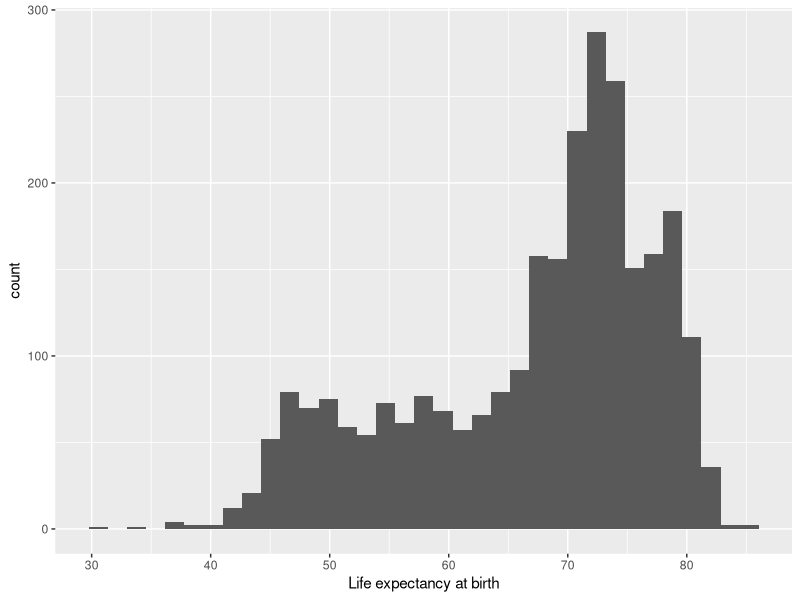
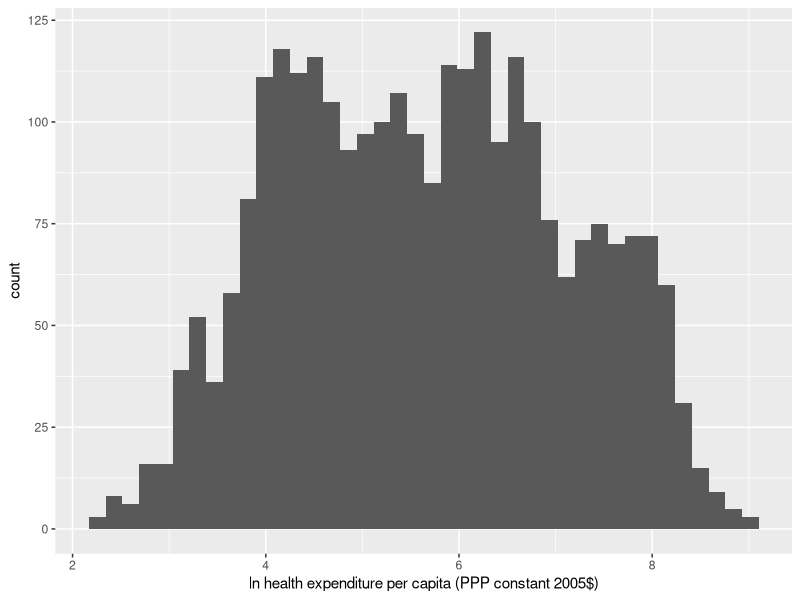
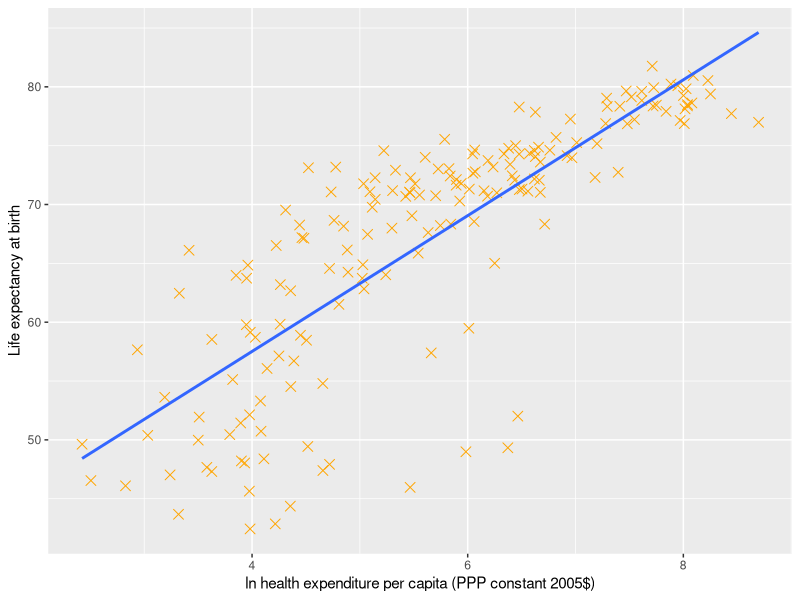
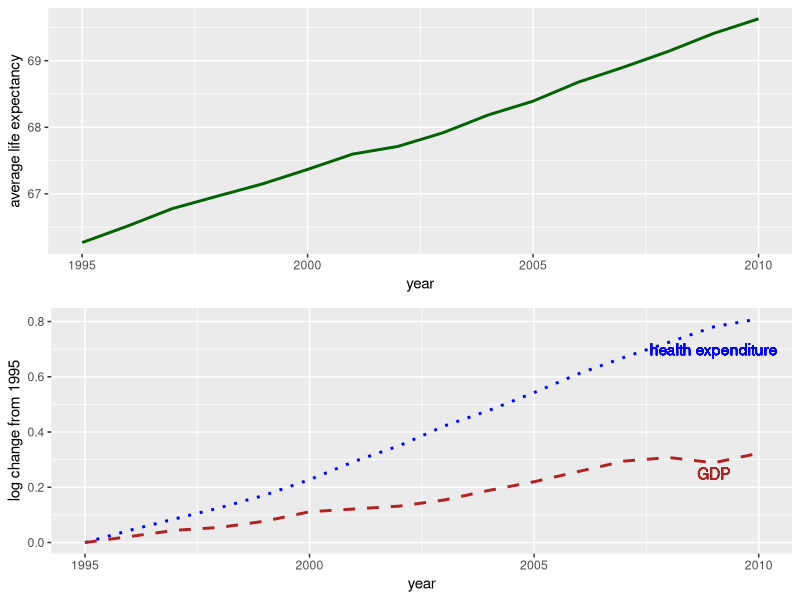

Write the R code that produced these figures, in order. (Note: this script raises an error after producing the figures.)
################################################################################
# HEALTH EXPENDITURES AND LIFE EXPECTANCY
################################################################################

library(ggplot2)
library(gridExtra)  # to combine graphs
library(plm)  # for panels
library(data.table)
library(lmtest)
library(sandwich)

#setwd("/home/zsuzsa/Documents/DA5")


# Load data --------------------------------------------------------------------

health <- fread('22_WB_data_on_health.csv')

original_names <- names(health)
names(health) <- c(
    'year', 'year_code', 'country_name', 'country_code', 
    'hexppc', 'gdppc', 'gdp_growth', 
    'lifeexp', 'infmortality', 'u5mortality', 'pop'
)

#gdppc "GDP per capita (PPP constant 2005 $)"
#lifeexp "Life expectancy at birth"
#hexppc "Health expenditure per capita (PPP constant 2005 $)"
#pop "Population"

health <- health[ (year < 2011) & (!is.na(hexppc)) & (!is.na(lifeexp)) 
        & (!is.na(pop)) & (!is.na(gdppc)) ]
health[,pop := pop/10^6]
health[,country_code := factor(country_code)]

# Know your data ---------------------------------------------------------------

# nonmissing years for each country
#160 countries with complete data
health[, COUNT := .N , by = country_code]
unique(health[COUNT!=16,list(country_code,COUNT)])

# statistics from 2010
#all highly skewed except life expectancy - take logs
summary(health[year == 2010, list(hexppc, lifeexp, gdppc, pop)])

#histograms
ggplot(aes(x=lifeexp), data=health) +
  geom_histogram(bins = 35)+
  xlab('Life expectancy at birth')

ggplot(aes(x=log(hexppc)), data=health) +
  geom_histogram(bins = 40)+
  xlab('ln health expenditure per capita (PPP constant 2005$)')

# Cross country OLS between life expectancy and log health expenditures per capita
ggplot(aes(log(hexppc),lifeexp ), data=health[year == 2003] ) + 
  geom_point(size = 3, color = 'orange', shape=4 ) +
  geom_smooth(method = "lm",se=FALSE  ) +
  ylab('Life expectancy at birth') +
  xlab('ln health expenditure per capita (PPP constant 2005$)')

ccols1_h <- lm(formula= lifeexp~ log(hexppc), data=health[year==2003])
coeftest(ccols1_h, vcov=sandwich)

ccols2_h <- lm(formula= lifeexp~ log(hexppc) + log(gdppc) + log(pop), data=health[year==2003])
coeftest(ccols2_h, vcov=sandwich)

#World trends of life expectancy, health expenditures per capita GDP per capita 
#Avg of all countries weighted by population, normalized by subtracting 1995 values

world_trend_h <- health[,lapply(mget(c("hexppc","lifeexp","gdppc")) ,weighted.mean,w=pop), 
         by = year]

world_trend_h[order(year),`:=`(rellnhexppc = log(hexppc) - first(log(hexppc)),
                  rellngdp = log(gdppc) - first(log(gdppc))) ]


p1 <- ggplot(aes(year, lifeexp), data = world_trend_h) + 
    geom_line(size = 1, color = 'darkgreen') + 
    ylab('average life expectancy')

p2 <- ggplot(aes(x = year), data = world_trend_h) +
    geom_line(aes(y = rellnhexppc), size = 1, linetype = 'dotted', color = 'blue') +
    geom_line(aes(y = rellngdp), size = 1, linetype = 'dashed', color = 'firebrick') +
    geom_text(x = 2009, y = 0.7, label = 'health expenditure', color = 'blue') +
    geom_text(x = 2009, y = 0.25, label = 'GDP', color = 'firebrick') +
    ylab('log change from 1995')

grid.arrange(p1, p2)

# Analysis ---------------------------------------------------------------------

health[health$hexppc==0, hexppc := NA]
panel_health <- pdata.frame(health, index = c('country_name', 'year'))
head(panel_health)

# First differences
diff1_h <- plm(
    diff(lifeexp) ~ diff(log(hexppc)) + year, 
    data = panel_health, model = 'pooling'
)
#obtain clustered standard error
coeftest(diff1_h, vcov=vcovHC(diff1,type="HC0",cluster="group"))
#logs- if we have 10% increase in health exp in a given country the increase should be 10% expen above overall change accross countries
#0.01 year increase in life exp in that country.
#control for year. log diff on right hand side. divide by 100.
#additional to this average yearly change, how much it will increase. annual trend accross countries are the dummies.
#accross countries and all years.

#this doesnt take the lag into account. expend will effect 5 years later. not now. we will do it in the following part:

diff2_h <- plm(
    diff(lifeexp) ~ diff(log(hexppc)) + lag(diff(log(hexppc)), 1:2) + year,
    data = panel_health, model = 'pooling'
)
coeftest(diff2_h, vcov=vcovHC(diff2,type="HC0",cluster="group"))
#2 lags, original veriable not significant any more. but the second one is significant.

diff3 <- plm(
    diff(lifeexp) ~ diff(log(hexppc)) + lag(diff(log(hexppc)), 1:4) + year, 
    data = panel_health, model = 'pooling'
)
coeftest(diff3, vcov=vcovHC(diff3,type="HC0",cluster="group"))
diff4 <- plm(
    diff(lifeexp) ~ diff(log(hexppc)) +  lag(diff(log(hexppc)), 1:6) + year,
    data = panel_health, model = 'pooling'
)
coeftest(diff4, vcov=vcovHC(diff4,type="HC0",cluster="group"))
#second adn third lags in all the cases. we have a lagged effect. for 2-3 years. which lag to include?
#we will try an approach to decide that.

#How many lags? Focus on cumulative associations
#Sum the lagged coeffs and stop when that remains same

diff5 <- plm(diff(lifeexp) ~ lag(diff(log(hexppc)), 2) + lag(diff(diff(log(hexppc))), 0:1) + year,
    data = panel_health, model = 'pooling')
coeftest(diff5, vcov=vcovHC(diff5,type="HC0",cluster="group"))
#obtain a significance level for all the lagged effect. cummulatie as one. instead of haingf.
#second lag of the first diff. then we have second diff of original veriable.
#first variable will have the same coeff 0.355 sum of coefs in previous model with first lags.
#here we wanna have a cummulative effect. 
summary(diff2_h) #check it out. see 0.35 - 0.18 gives coef of the previous one.
#result of this model is 0.36 and it is significant at 5% level


diff6 <- plm(diff(lifeexp) ~ lag(diff(log(hexppc)), 4) + lag(diff(diff(log(hexppc))), 0:3) + year,
    data = panel_health, model = 'pooling')
coeftest(diff6, vcov=vcovHC(diff6,type="HC0",cluster="group"))
diff7 <- plm(diff(lifeexp) ~ lag(diff(log(hexppc)), 6) + lag(diff(diff(log(hexppc))), 0:5) + year,
    data = panel_health, model = 'pooling')
coeftest(diff7, vcov=vcovHC(diff7,type="HC0",cluster="group"))
diff8 <- plm(diff(lifeexp) ~ lag(diff(log(hexppc)), 8) + lag(diff(diff(log(hexppc))), 0:7) + year,
    data = panel_health, model = 'pooling')
coeftest(diff8, vcov=vcovHC(diff8,type="HC0",cluster="group"))

#4 lag: cumm eff. 0.509 is signif at 5%level
#6 lag still significant
#8 lags lost significance. this additional lafgs re not needed. conclude that upto 6 we have
#but after 6 it doest, so stop at 6 and use it.



# Cumulative associations with controls
diff4_1 <- plm(
    diff(lifeexp) ~ lag(diff(log(hexppc)), 6) + 
        lag(diff(log(gdppc)), 6) + 
        lag(diff(log(pop)), 6) +
        lag(diff(diff(log(hexppc))), 0:5) + 
        lag(diff(diff(log(gdppc))), 0:5) + 
        lag(diff(diff(log(pop))), 0:5) + year, 
    data = panel_health, model = 'pooling'
)
coeftest(diff4_1, vcov=vcovHC(diff4_1,type="HC0",cluster="group"))
#control for gdp. if the significance is decreasing or not. include population for technical reasons.
#because it effects both of your heath exp and RH. include pop. avoid effects which might both life exp and health exp.
#because pop effects. added with the same number of lags. 
#health exp still significant in the result. pop has high significant coeff here. we wanna inclide that.
#but gdp doesnt seem to have an effect on life exp. including gdp doesnt really change the reuslt.
#so we can exclude that.

diff4_2 <- plm(
    diff(lifeexp) ~ lag(diff(log(hexppc)), 6) + 
        lag(diff(log(pop)), 6) +
        lag(diff(diff(log(hexppc))), 0:5) + 
        lag(diff(diff(log(pop))), 0:5) + year, 
    data = panel_health, model = 'pooling'
)
coeftest(diff4_2, vcov=vcovHC(diff4_2,type="HC0",cluster="group"))
#precision increased.

# FE > use within, country fixed effect and year fixed effect > twoways
fe1_h <- plm( 
    lifeexp ~ log(hexppc), data = panel_health, 
    model = 'within', effect = 'twoways'
)
coeftest(fe1_h, vcov=vcovHC(fe1,type="HC0",cluster="group"))
#cant see the country and year dummies here in the result. but similar interpretation.
#diff in fe and fd estimation its a bit different. here we have,
#if you have between countries or between years 10% higher h exp in a given country
#will increase the life ext by 0.07 years compared to the average in life exp for that country.
#its always compared to the average for that given coutnry. basically, estimating a fe model
#is the same like OLS. effect is always compared to the mean of that country. demeaned OLS.

fe2_h <- plm( 
    lifeexp ~ log(hexppc) + log(pop), data = panel_health, 
    model = 'within', effect = 'twoways'
)
coeftest(fe2_h, vcov=vcovHC(fe2,type="HC0",cluster="group"))
#only we need to specifiy, having the same population, you compare the expenditure.
#no laggs anymore. we dont include lags. why. because, intuitively, using fixed effect already takes it into account
#think of OLS demeaned regression. demeaned, overall change in health expenditure and life exp. manual control not needed.
#never include laggs in fe models. 


# FE with explicit time dummies -same results
fe1b <- plm( 
    lifeexp ~ log(hexppc) + year, data = panel_health, 
    model = 'within'
)
fe2b <- plm( 
    lifeexp ~ log(hexppc) + log(pop) + year, data = panel_health, 
    model = 'within'
)

#Long run . long run change in life exp
panel_health2 <- pdata.frame(health[(year==2010)|(year==1995)], #first and the last year
                             index = c('country_name', 'year'))

lr1 <- plm(
  diff(lifeexp) ~ diff(log(hexppc)) + diff(log(pop)), 
  data = panel_health2, model = 'pooling'
)
coeftest(lr1, vcov=vcovHC(lr1,method="white1"))
#fe model interpret but here we say thw whole years. 10% change in health exp, expect to have 0.2 years increase in life exp
#during this 16 years. white1: heteroscastecity se.

# Robustness checks
#dentified 8 extreme value countries rrom Africa; civil wars and/or epidemic
outliers <- c('ERI', 'GNB', 'RWA', 'LBR', 'GNQ', 'LSO', 'BWA', 'ZAF', 'SWZ')

panel_health_no_outlier <- pdata.frame(health[!(country_code %in% outliers)],
                                       index = c('country_name', 'year'))

#compare to: diff3_4
robust1 <- plm(
    diff(lifeexp) ~ lag(diff(log(hexppc)), 6) + 
        lag(diff(log(pop)), 6) +
        lag(diff(diff(log(hexppc))), 0:5) + 
        lag(diff(diff(log(pop))), 0:5) + year, 
    data = panel_health_no_outlier, model = 'pooling'
)
coeftest(robust1, vcov=vcovHC(robust1,type="HC0",cluster="group"))
#here we have significant coeff. to sum up the results are similar. so africa is not really distording at all.
#


#Heterogeneity poor vs rich countries
health[,`:=`(mean_pop = mean(pop), mean_gdp = mean(gdppc)), by=country_name ]
health[,`:=`(gdp_cat = ifelse(mean_gdp < median(mean_gdp), 'poor', 'rich')) ]
panel_health <- pdata.frame(health, index = c('country_name', 'year'))

robust2 <- plm(
    diff(lifeexp) ~ lag(diff(log(hexppc)), 6) + 
        lag(diff(log(pop)), 6) +
        lag(diff(diff(log(hexppc))), 0:5) + 
        lag(diff(diff(log(pop))), 0:5) + year, 
    data = panel_health, subset = (gdp_cat == 'poor'), model = 'pooling'
)
coeftest(robust2, vcov=vcovHC(robust2,type="HC0",cluster="group"))
#heath exp is not significant and coeff is lower. 

robust3 <- plm(
    diff(lifeexp) ~ lag(diff(log(hexppc)), 6) + 
        lag(diff(log(pop)), 6) +
        lag(diff(diff(log(hexppc))), 0:5) + 
        lag(diff(diff(log(pop))), 0:5) + year, 
    data = panel_health, subset = (gdp_cat == 'rich'), model = 'pooling'
)
coeftest(robust3, vcov=vcovHC(robust3,type="HC0",cluster="group"))
#the opposite. higher coeff higher significance. seems that effect is stronger for rich countries. after controlling for population.
#poor countries can be distorting because of bad data collection also. richer countries on average benefit more from increased health expenditures than poor countres.

#pooled OLS
pols <- lm(lifeexp ~ log(hexppc) + log(pop) + factor(year), data=health)
coeftest(pols, vcov=sandwich)
#just for exploration code. 

#use fd if you see unit root. this can be used only to balanced panels.
#if you reject the test, then it means it is statinary. argument for using fd model.
